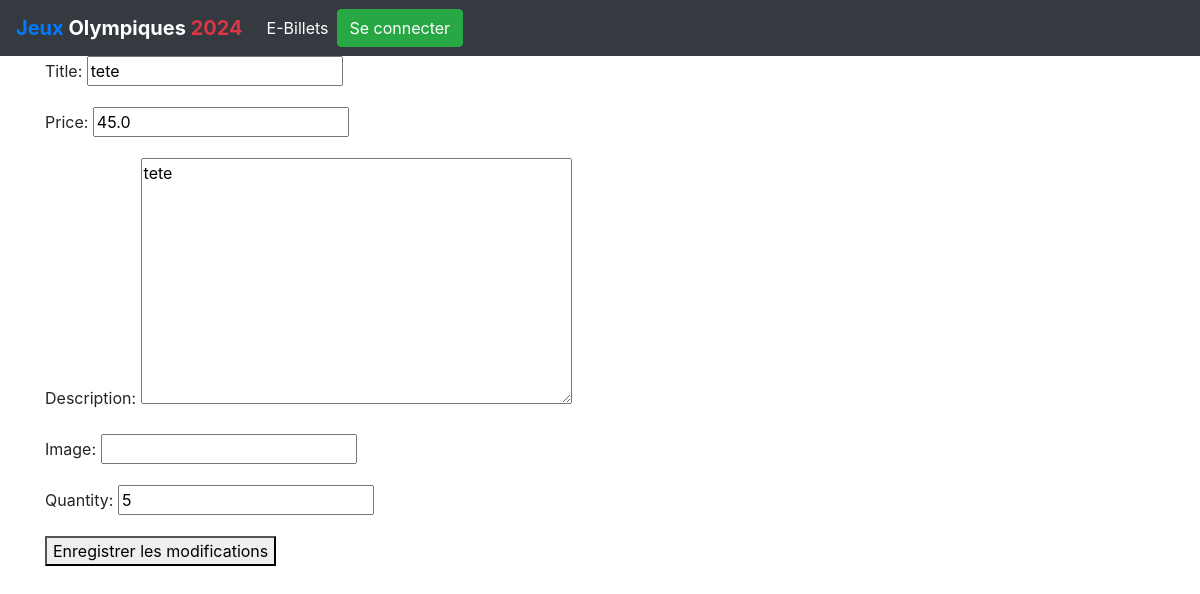
The app's page /billeterie/product/17 with its own data.
### shop/models.py (models this page shows, shortened)
class Product(models.Model):
    title = models.CharField(max_length=200)
    price = models.FloatField()
    description = models.TextField(blank=True)
    image = models.CharField(max_length=5000, blank=True)
    date_added = models.DateTimeField(auto_now=True)
    quantity = models.IntegerField(default=0)
    class Meta:
        ordering = ['-date_added']

### shop/views.py (the view)
# urls.py: path('billeterie/product/<int:product_id>', edit_product, name="edit"),
def edit_product(request, product_id):
    product = get_object_or_404(Product, id=product_id)
    if request.method == 'POST':
        form = ProductForm(request.POST, instance=product)
        if form.is_valid():
            form.save()
            return redirect('index')  # Redirige vers la liste des produits ou une autre vue
    else:
        form = ProductForm(instance=product)
    return render(request, 'shop/edit_product.html', {'form': form})

### shop/forms.py
class ProductForm(forms.ModelForm):
    class Meta:
        model = Product
        fields = ["title","price","description","image","quantity"]

### shop/templates/shop/edit_product.html (shortened to what this page needs)
{% extends "shop/base.html" %}
{% block content %}
  <form method="post">
    {{ form.as_p }}
    <button type="submit">Enregistrer les modifications</button>
  </form>
{% endblock %}

### records on screen
Product: title "tete", price "45.0", description "tete", quantity "5"
